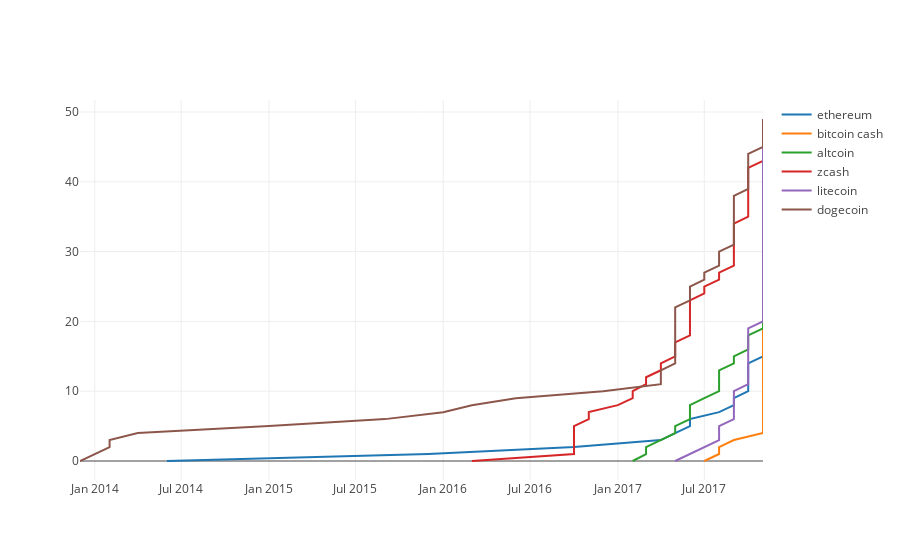

Here is the notebook cell this chart was saved with:
### Code cell
# Create a trace
trace_bitcoin = go.Scatter(
    x = database[database.Query=="bitcoin"].sort_values(by='date')['date'],
    y = database[database.Query=="bitcoin"].sort_values(by='date')['viewCount'].count(),
    mode = 'lines',
    name = 'bitcoin'
)

trace_ethereum = go.Scatter(
    x = database[database.Query=="ethereum"].sort_values(by='date')['date'],
    y = database[database.Query=="ethereum"].sort_values(by='date')['viewCount'].count(),
    mode = 'lines',
    name = 'ethereum'
)

trace_bitcoin_cash = go.Scatter(
    x = database[database.Query=="bitcoin cash"].sort_values(by='date')['date'],
    y = database[database.Query=="bitcoin cash"].sort_values(by='date')['viewCount'].count(),
    mode = 'lines',
    name = 'bitcoin cash'
)

trace_altcoin = go.Scatter(
    x = database[database.Query=="altcoin"].sort_values(by='date')['date'],
    y = database[database.Query=="altcoin"].sort_values(by='date')['viewCount'].count(),
    mode = 'lines',
    name = 'altcoin'
)

trace_zcash = go.Scatter(
    x = database[database.Query=="zcash"].sort_values(by='date')['date'],
    y = database[database.Query=="zcash"].sort_values(by='date')['viewCount'].count(),
    mode = 'lines',
    name = 'zcash'
)

trace_litecoin = go.Scatter(
    x = database[database.Query=="litecoin"].sort_values(by='date')['date'],
    y = database[database.Query=="litecoin"].sort_values(by='date')['viewCount'].count(),
    mode = 'lines',
    name = 'litecoin'
)

trace_dogecoin = go.Scatter(
    x = database[database.Query=="dogecoin"].sort_values(by='date')['date'],
    y = database[database.Query=="dogecoin"].sort_values(by='date')['viewCount'].count(),
    mode = 'lines',
    name = 'dogecoin'
)

data = [trace_ethereum,trace_bitcoin_cash,trace_altcoin,trace_zcash,trace_litecoin,trace_dogecoin]
iplot(data)

### Figure 1 — Plotly figure (JSON) as saved in the notebook; plotly's stock layout.template omitted (floating-point values rounded to 4 significant figures)
{"data": [{"mode": "lines", "name": "ethereum", "type": "scatter", "x": ["2014-06", "2015-12", "2016-10", "2017-04", "2017-05", "2017-06", "2017-06", "2017-08", "2017-09", "2017-09", "2017-10", "2017-10", "2017-10", "2017-10", "2017-10", "2017-11", "2017-11", "2017-11", "2017-11", "2017-11", "2017-11", "2017-11", "2017-11", "2017-11", "2017-11", "2017-11", "2017-11", "2017-11", "2017-11", "2017-11", "2017-11", "2017-11", "2017-11", "2017-11", "2017-11", "2017-11", "2017-11", "2017-11", "2017-11", "2017-11", "2017-11", "2017-11", "2017-11", "2017-11", "2017-11", "2017-11", "2017-11", "2017-11", "2017-11", "2017-11"], "y": 50}, {"mode": "lines", "name": "bitcoin cash", "type": "scatter", "x": ["2017-07", "2017-08", "2017-08", "2017-09", "2017-11", "2017-11", "2017-11", "2017-11", "2017-11", "2017-11", "2017-11", "2017-11", "2017-11", "2017-11", "2017-11", "2017-11", "2017-11", "2017-11", "2017-11", "2017-11", "2017-11", "2017-11", "2017-11", "2017-11", "2017-11", "2017-11", "2017-11", "2017-11", "2017-11", "2017-11", "2017-11", "2017-11", "2017-11", "2017-11", "2017-11", "2017-11", "2017-11", "2017-11", "2017-11", "2017-11", "2017-11", "2017-11", "2017-11", "2017-11", "2017-11", "2017-11", "2017-11", "2017-11", "2017-11", "2017-11"], "y": 50}, {"mode": "lines", "name": "altcoin", "type": "scatter", "x": ["2017-02", "2017-03", "2017-03", "2017-04", "2017-05", "2017-05", "2017-06", "2017-06", "2017-06", "2017-07", "2017-08", "2017-08", "2017-08", "2017-08", "2017-09", "2017-09", "2017-10", "2017-10", "2017-10", "2017-11", "2017-11", "2017-11", "2017-11", "2017-11", "2017-11", "2017-11", "2017-11", "2017-11", "2017-11", "2017-11", "2017-11", "2017-11", "2017-11", "2017-11", "2017-11", "2017-11", "2017-11", "2017-11", "2017-11", "2017-11", "2017-11", "2017-11", "2017-11", "2017-11", "2017-11", "2017-11", "2017-11", "2017-11", "2017-11", "2017-11"], "y": 50}, {"mode": "lines", "name": "zcash", "type": "scatter", "x": ["2016-03", "2016-10", "2016-10", "2016-10", "2016-10", "2016-10", "2016-11", "2016-11", "2017-01", "2017-02", "2017-02", "2017-03", "2017-03", "2017-04", "2017-04", "2017-05", "2017-05", "2017-05", "2017-06", "2017-06", "2017-06", "2017-06", "2017-06", "2017-06", "2017-07", "2017-07", "2017-08", "2017-08", "2017-09", "2017-09", "2017-09", "2017-09", "2017-09", "2017-09", "2017-09", "2017-10", "2017-10", "2017-10", "2017-10", "2017-10", "2017-10", "2017-10", "2017-10", "2017-11", "2017-11", "2017-11", "2017-11", "2017-11", "2017-11", "2017-11"], "y": 50}, {"mode": "lines", "name": "litecoin", "type": "scatter", "x": ["2017-05", "2017-06", "2017-07", "2017-08", "2017-08", "2017-08", "2017-09", "2017-09", "2017-09", "2017-09", "2017-09", "2017-10", "2017-10", "2017-10", "2017-10", "2017-10", "2017-10", "2017-10", "2017-10", "2017-10", "2017-11", "2017-11", "2017-11", "2017-11", "2017-11", "2017-11", "2017-11", "2017-11", "2017-11", "2017-11", "2017-11", "2017-11", "2017-11", "2017-11", "2017-11", "2017-11", "2017-11", "2017-11", "2017-11", "2017-11", "2017-11", "2017-11", "2017-11", "2017-11", "2017-11", "2017-11", "2017-11", "2017-11", "2017-11", "2017-11"], "y": 50}, {"mode": "lines", "name": "dogecoin", "type": "scatter", "x": ["2013-12", "2014-01", "2014-02", "2014-02", "2014-04", "2015-01", "2015-09", "2016-01", "2016-03", "2016-06", "2016-12", "2017-04", "2017-04", "2017-04", "2017-05", "2017-05", "2017-05", "2017-05", "2017-05", "2017-05", "2017-05", "2017-05", "2017-05", "2017-06", "2017-06", "2017-06", "2017-07", "2017-07", "2017-08", "2017-08", "2017-08", "2017-09", "2017-09", "2017-09", "2017-09", "2017-09", "2017-09", "2017-09", "2017-09", "2017-10", "2017-10", "2017-10", "2017-10", "2017-10", "2017-10", "2017-11", "2017-11", "2017-11", "2017-11", "2017-11"], "y": 50}], "layout": {}}
